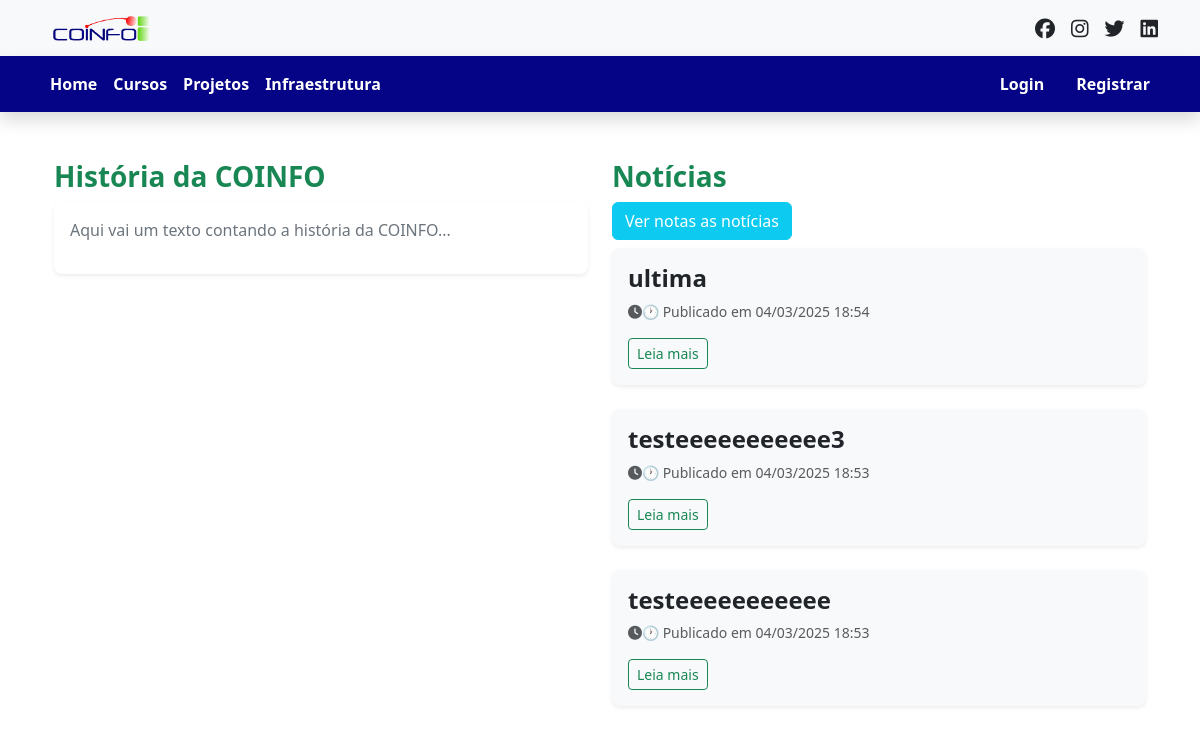
Before: / with the older database file.
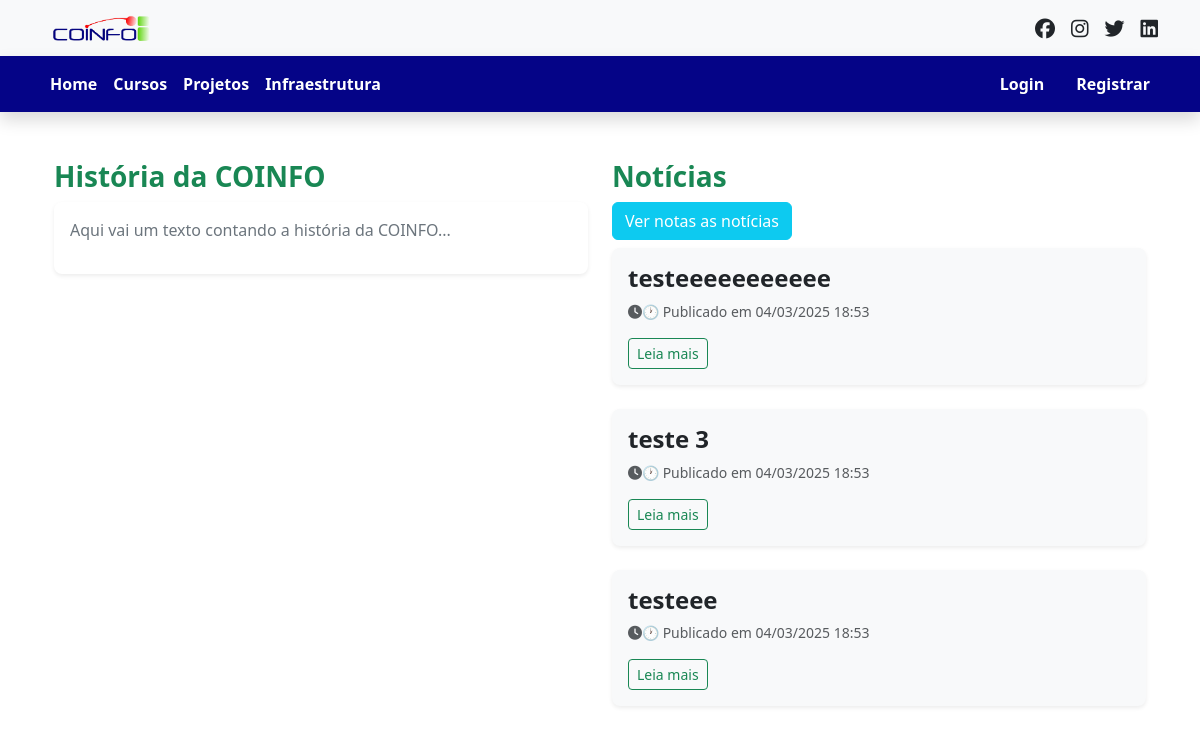
After: the same page with the newer database file.
### sistema/models.py (models this page shows, shortened)
class Noticia(models.Model):
    STATUS_CHOICES = [
        ('rascunho', 'Rascunho'),
        ('publicado', 'Publicado'),
    ]
    ATIVACAO_CHOICES = [
        ('ativada', 'Ativada'),
        ('desativada', 'Desativada'),
    ]
    titulo = models.CharField(max_length=255)
    conteudo = models.TextField()
    autor = models.ForeignKey(User, on_delete=models.CASCADE)
    data_publicacao = models.DateTimeField(auto_now_add=True)
    status = models.CharField(max_length=10, choices=STATUS_CHOICES, default='rascunho')
    ativacao = models.CharField(max_length=10, choices=ATIVACAO_CHOICES, default='ativada')

### sistema/views.py (the view)
# urls.py: 2. Add a URL to urlpatterns:  path('', views.home, name='home')
def home(request):
    is_admin = request.user.is_superuser
    is_professor = request.user.groups.filter(name='Professores').exists()
    noticias = Noticia.objects.filter(status='publicado', ativacao='ativada').order_by('-data_publicacao')[:3]
    return render(request, 'index.html', {
        'noticias': noticias,
        'is_admin': is_admin,
        'is_professor': is_professor,
        })

### sistema/templates/index.html (shortened to what this page needs)
{% extends 'base.html' %}
{% load static %}
{% block content %}
<div class="container mt-5">
    <div class="row">
        <div class="col-md-6">
            <h3 class="text-success fw-bold">História da COINFO</h3>
            <div class="card shadow-sm border-0 rounded-3 bg-white">
                <div class="card-body">
                    <p class="text-secondary">Aqui vai um texto contando a história da COINFO...</p>
                </div>
            </div>
        </div>
        <div class="col-md-6">
            <h3 class="text-success fw-bold">Notícias</h3>
            <a href="{% url 'lista_noticias' %}" class="btn btn-small btn-info text-white">Ver notas as notícias</a>
            {% for noticia in noticias %}
            <div class="card mb-4 border-0 shadow-sm rounded-3 bg-light mt-2">
                <div class="card-body">
                    <h4 class="text-dark fw-bold">{{ noticia.titulo }}</h4>
                    <p class="text-muted small mt-2"><i class="fas fa-clock"></i>🕐
                         Publicado em {{ noticia.data_publicacao|date:"d/m/Y H:i" }}</p>
                    <a href="{% url 'detalhe_noticia' noticia.id %}" class="btn btn-outline-success btn-sm">Leia mais</a>
                </div>
            </div>
            {% empty %}
                <p class="text-muted">Nenhuma notícia disponível no momento.</p>
            {% endfor %}
        </div>
    </div>
</div>
{% endblock %}

Changed rows visible on the page:
no longer on this page (row edited): Noticia: titulo "ultima", data_publicacao "04/03/2025 18:54"
no longer on this page (row edited): Noticia: titulo "testeeeeeeeeeee3", data_publicacao "04/03/2025 18:53"
now on this page (row unchanged): Noticia: titulo "teste 3", data_publicacao "04/03/2025 18:53"
now on this page (row unchanged): Noticia: titulo "testeee", data_publicacao "04/03/2025 18:53"
